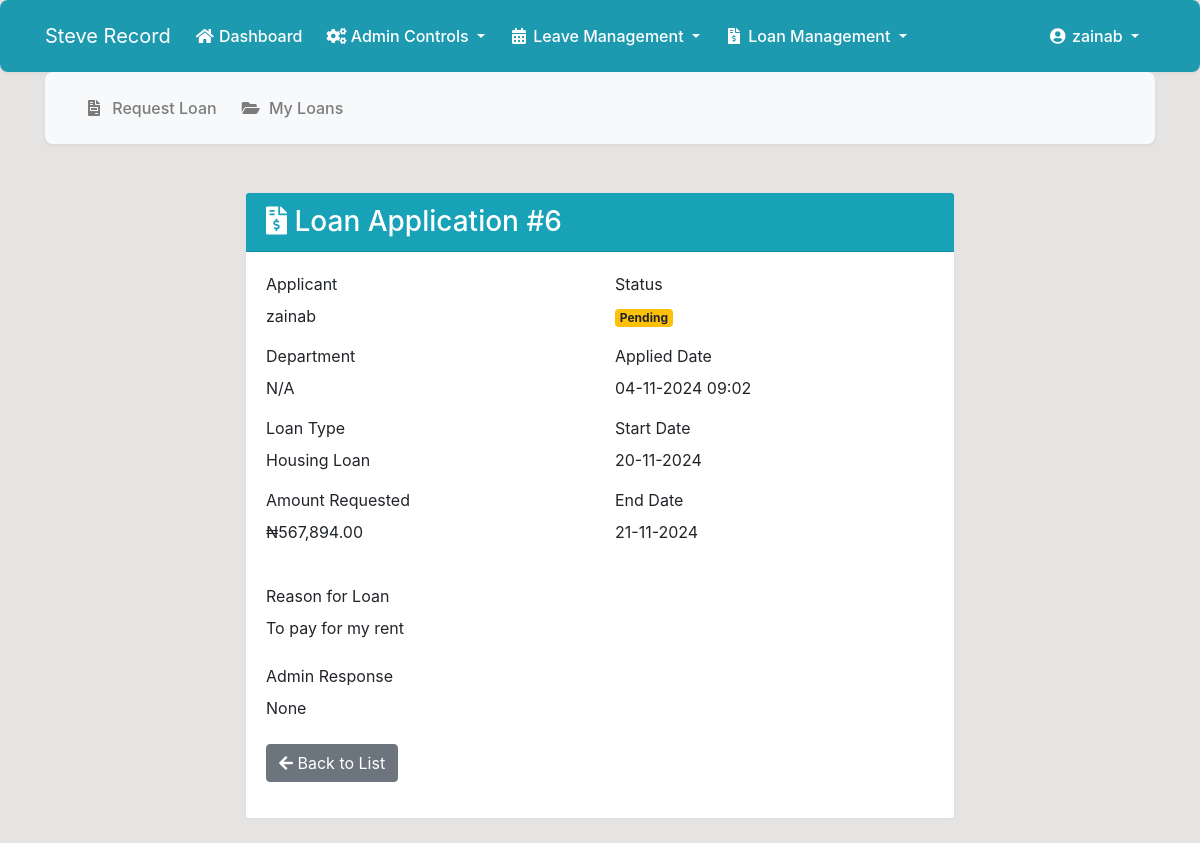
/loan/6/ (signed in), run on the app's committed database.
### dashboard/models.py (models this page shows, shortened)
class Loan(models.Model):
    LOAN_TYPES = (
        ('Salary_Advance', 'Salary Advance'),
        ('Personal_Loan', 'Personal Loan'),
        ('Emergency_Loan', 'Emergency Loan'),
        ('Education_Loan', 'Education Loan'),
        ('Medical_Loan', 'Medical Loan'),
        ('Housing_Loan', 'Housing Loan'),
        ('Vehicle_Loan', 'Vehicle Loan'),
        ('Business_Loan', 'Business Loan'),
        ('Travel_Loan', 'Travel Loan'),
        ('Wedding_Loan', 'Wedding Loan'),
        ('Debt_Consolidation', 'Debt Consolidation Loan'),
        ('Home_Improvement', 'Home Improvement Loan'),
        ('Short_Term', 'Short Term Loan'),
        ('Long_Term', 'Long Term Loan'),
        ('Other', 'Other')
    )
    STATUS = (
        ('Pending', 'Pending'),
        ('Approved', 'Approved'),
        ('Rejected', 'Rejected')
    )
    id = models.AutoField(primary_key=True)
    user = models.ForeignKey(User, on_delete=models.CASCADE)
    loan_type = models.CharField(max_length=20, choices=LOAN_TYPES)
    amount = models.DecimalField(max_digits=10, decimal_places=2)
    start_date = models.DateField()
    end_date = models.DateField()
    reason = models.TextField()
    status = models.CharField(max_length=10, choices=STATUS, default='Pending')
    applied_date = models.DateTimeField(auto_now_add=True)
    approved_by = models.ForeignKey(User, on_delete=models.SET_NULL, null=True, related_name='approved_loans')
    response_date = models.DateTimeField(null=True, blank=True)
    response_message = models.TextField(null=True, blank=True)
    admin_response = models.TextField(null=True, blank=True)
    class Meta:
        ordering = ['id']
        indexes = [
            models.Index(fields=['status']),
            models.Index(fields=['applied_date']),
            models.Index(fields=['user']),
        ]

### dashboard/views.py (the view, shortened to what this page needs)
# urls.py: path('loan/<int:pk>/', views.loan_detail, name='loan-detail'),
@login_required(login_url='user-login')
def loan_detail(request, pk):
    loan = get_object_or_404(Loan, id=pk)
    if not (request.user == loan.user or
            request.user.is_superuser or
            request.user.groups.filter(name='Finance').exists()):
        messages.error(request, 'You do not have permission to view this loan.')
        return redirect('loan-list')
    context = {
        'loan': loan,
        'title': 'Loan Detail'
    }
    return render(request, 'dashboard/loan_detail.html', context)

### templates/dashboard/loan_detail.html (shortened to what this page needs)
{% extends 'dashboard/loan_base.html' %}
{% load static %}
{% load humanize %}
{% block loan_content %}
<div class="row">
    <div class="col-md-8 offset-md-2">
        <div class="card loan-detail-card">
            <div class="card-header bg-info text-white">
                <h3 class="mb-0">
                    <i class="fas fa-file-invoice-dollar"></i>
                    Loan Application #{{ loan.id }}
                </h3>
            </div>
            <div class="card-body">
                <div class="row">
                    <div class="col-md-6">
                        <div class="info-group">
                            <label>Applicant</label>
                            <p>{{ loan.user.get_full_name|default:loan.user.username }}</p>
                        </div>
                        <div class="info-group">
                            <label>Department</label>
                            <p>{{ loan.user.profile.department|default:"N/A" }}</p>
                        </div>
                        <div class="info-group">
                            <label>Loan Type</label>
                            <p>{{ loan.get_loan_type_display }}</p>
                        </div>
                        <div class="info-group">
                            <label>Amount Requested</label>
                            <p class="amount-display">₦{{ loan.amount|floatformat:2|intcomma }}</p>
                        </div>
                    </div>
                    <div class="col-md-6">
                        <div class="info-group">
                            <label>Status</label>
                            <p>
                                <span class="status-badge badge badge-{% if loan.status == 'Pending' %}warning
                                                     {% elif loan.status == 'Approved' %}success
                                                     {% else %}danger{% endif %}">
                                    {{ loan.status }}
                                </span>
                            </p>
                        </div>
                        <div class="info-group">
                            <label>Applied Date</label>
                            <p>{{ loan.applied_date|date:"d-m-Y H:i" }}</p>
                        </div>
                        <div class="info-group">
                            <label>Start Date</label>
                            <p>{{ loan.start_date|date:"d-m-Y" }}</p>
                        </div>
                        <div class="info-group">
                            <label>End Date</label>
                            <p>{{ loan.end_date|date:"d-m-Y" }}</p>
                        </div>
                    </div>
                </div>
                <div class="info-group mt-4">
                    <label>Reason for Loan</label>
                    <div class="reason-box">
                        {{ loan.reason|linebreaks }}
                    </div>
                </div>
                {% if not request.user.is_superuser and 'Finance' not in request.user.groups.all|stringformat:'s' %}
                    {% if loan.response_message %}
                    <div class="info-group mt-4">
                        <label>Admin Response</label>
                        <div class="response-box">
                            {{ loan.response_message|linebreaks }}
                        </div>
                    </div>
                    {% endif %}
                    <div class="form-group mt-4">
                        <a href="{% url 'loan-list' %}" class="btn btn-secondary">
                            <i class="fas fa-arrow-left"></i> Back to List
                        </a>
                    </div>
                {% endif %}
                </div>
                </div>
                </div>
                </div>
            {% endblock %}

### templates/partials/nav.html (shortened to what this page needs)
<nav class="navbar navbar-expand-lg navbar-light" style="background-color: #1E9AB0;">
    <div class="container">
        {% if user.is_authenticated %}
        <a class="navbar-brand text-white" href="{% url 'dashboard-index' %}">Steve Record</a>
        <div class="collapse navbar-collapse" id="navbarSupportedContent">
            <ul class="navbar-nav mr-auto">
                <li class="nav-item active">
                    <a class="nav-link text-white" href="{% url 'dashboard-index' %}">
                        <i class="fas fa-home"></i> Dashboard
                    </a>
                </li>
                {% if request.user.is_superuser or 'Admin' in request.user.groups.all|stringformat:'s' %}
                <li class="nav-item dropdown">
                    <a class="nav-link dropdown-toggle text-white" href="#" id="adminDropdown" role="button"
                       data-toggle="dropdown" aria-haspopup="true" aria-expanded="false">
                        <i class="fas fa-cogs"></i> Admin Controls
                    </a>
                </li>
                {% endif %}
                <li class="nav-item dropdown">
                    <a class="nav-link dropdown-toggle text-white" href="#" id="leaveDropdown" role="button"
                       data-toggle="dropdown" aria-haspopup="true" aria-expanded="false">
                        <i class="fas fa-calendar-alt"></i> Leave Management
                    </a>
                </li>
                <li class="nav-item dropdown">
                    <a class="nav-link dropdown-toggle text-white" href="#" id="loanDropdown" role="button"
                       data-toggle="dropdown" aria-haspopup="true" aria-expanded="false">
                        <i class="fas fa-file-invoice-dollar"></i> Loan Management
                    </a>
                </li>
            </ul>
            <ul class="navbar-nav ml-auto">
                <li class="nav-item dropdown">
                    <a class="nav-link dropdown-toggle text-white" href="#" id="userDropdown" role="button"
                       data-toggle="dropdown" aria-haspopup="true" aria-expanded="false">
                        <i class="fas fa-user-circle"></i> {{ user.username }}
                    </a>
                </li>
            </ul>
        {% endif %}
        </div>
    </div>
</nav>

### static/style.css (style rules this page uses)
body { background: rgb(230, 227, 227); }

### templates/dashboard/loan_nav.html (style rules this page uses)
.navbar { background-color: #f8f9fa; border-radius: 8px; box-shadow: 0 2px 4px rgba(0,0,0,0.05); padding: 0.75rem 1rem; }
.navbar-nav .nav-item { margin-right: 0.5rem; }
.nav-link { color: #495057; font-weight: 500; padding: 0.75rem 1rem; border-radius: 4px; transition: all 0.3s ease; }
.nav-link i { width: 20px; text-align: center; }

### data on the page
Loan: id "6", user.get_full_name "zainab", user.profile.department "N/A", loan_type "Housing Loan", amount "567,894.00", status "Pending", applied_date "04-11-2024 09:02", start_date "20-11-2024", end_date "21-11-2024", reason "To pay for my rent", response_message "None"

### other printed values
{{ user.username }} "zainab"
